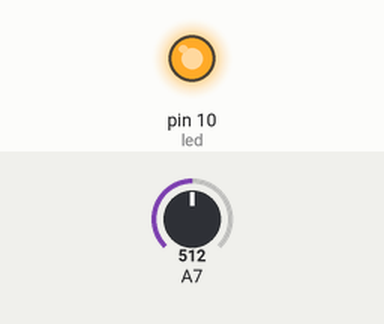
Simulated run of this sketch. Board: Arduino Uno, built with avr-gcc and run on an emulated ATmega328P. Shown: output pins drawn as LEDs (lit = HIGH). Inputs (shaded band) come from the test bench; at power-on: A7 = 512. What the sketch prints to the serial monitor is not drawn.

Above: at 0.1 s.
Timing chart, 0 to 1.6 s (numbered marks = the images above):
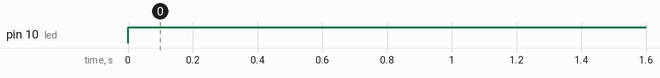

Measured:
- by itself, pin 10 (led): LOW → HIGH at 0.00 s

The sketch:

Automata_Analog.ino
```cpp
//参照サイト
//照度センサーの使い方 [Arduino]
//https://www.petitmonte.com/robot/howto_illuminance_sensor.html

int light = 8;
int led = 10;

void setup() {
  // put your setup code here, to run once:
  Serial.begin(9600);//サイト参照
  //pinMode(light,INPUT);//サイト参照
  pinMode(led, OUTPUT);//LED点灯用
  }

void loop() {
  // put your main code here, to run repeatedly:
  //int val = digitalRead(light);//サイト参照
  int val = analogRead(7);//アナログ用
  Serial.println(val);//サイト参照

  if(val >= 500){
    digitalWrite(led, HIGH);
  }


/*
  if(val == 1){//光を浴びない→LED消灯 光を浴びる→LED点灯
    digitalWrite(led, HIGH);
  } else {
    digitalWrite(led, LOW);
  }
  */
}
```
